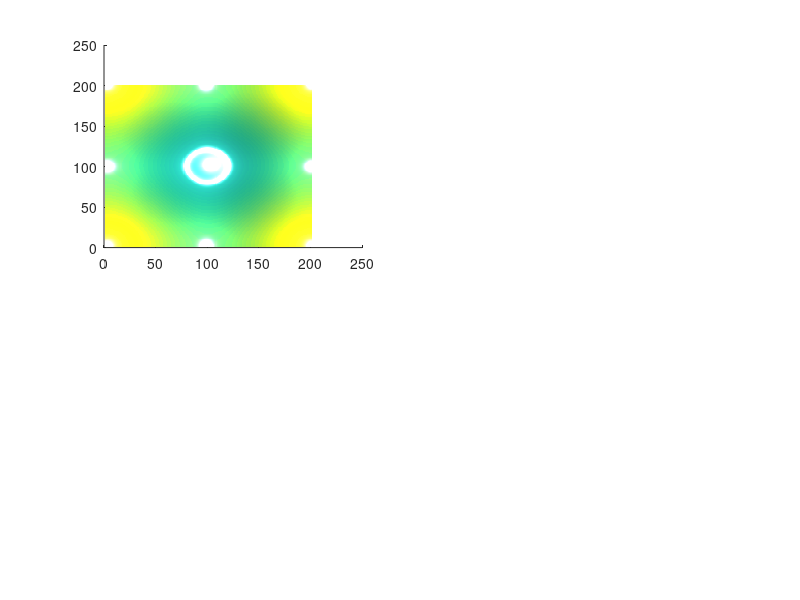

This figure's MATLAB source: (Note: this script raises an error after producing the figure.)
%% The aim is to simulate Berry curvature according to topological band Theory (Haldane model)
%% Output: Berry curvation = 1 
clear all
sigmax = [0 1 ; 1 0];
sigmay = [0 -i ; i 0];
sigmaz = [1 0 ; 0 -1];

A = 1;B = -2; M =1; 
%% gapless (0,pi) at M/2B=-2;
%% gapless (pi,pi) at M/2B=-4

sampling =100;

for ii = -sampling:sampling
for jj = -sampling:sampling
   
    kx = ii*pi/sampling;
    ky = jj*pi/sampling;
      
    dx = A * sin(kx);
    dy = A * sin(ky);
    dz = M + 2*B*( 2-cos(kx)-cos(ky) );

    %% Hamiltonian
    Hamilt = dx*sigmax + dy*sigmay + dz*sigmaz;
    
    dkx=[2*B*sin(kx), A*cos(kx); A*cos(kx),  -2*B*sin(kx)];     
    dky=[2*B*sin(ky), -i*A*cos(ky); i*A*cos(ky), -2*B*sin(ky)];
    
    [Evectors,Evalues] = eig(Hamilt);

    Eval_mat_hig(ii+sampling+1,jj+sampling+1) = Evalues(1,1);
    Eval_mat_low(ii+sampling+1,jj+sampling+1) = Evalues(2,2);

    
    Evec_mat_left = Evectors(:,1);
    Evec_mat_right= Evectors(:,2);

    Num1 = Evec_mat_left'*dkx*Evec_mat_right;
    Num2 = Evec_mat_right'*dky*Evec_mat_left;
   
    Num3= Evec_mat_left'*dky*Evec_mat_right;
    Num4= Evec_mat_right'*dkx*Evec_mat_left;

    Numerator= Num1*Num2-Num3*Num4;
    Denominator=(Evalues(1,1)-Evalues(2,2)).^2;
    
   Curvature(ii+sampling+1,jj+sampling+1)= i*Numerator./Denominator/(2*sampling)/(2*sampling)*pi*pi*pi*pi;

  
end
end

Sum=sum(sum(Curvature))/4/4
figure
subplot(221)
hold
shading faceted
surf(Eval_mat_hig,'edgecolor','none')
surf(Eval_mat_low,'edgecolor','none')

light
camlight('right')
camproj('orthographic')


subplot(222)
surf(real(Curvature),'edgecolor','none')
light
camlight('right')
camproj('pers')
grid off



